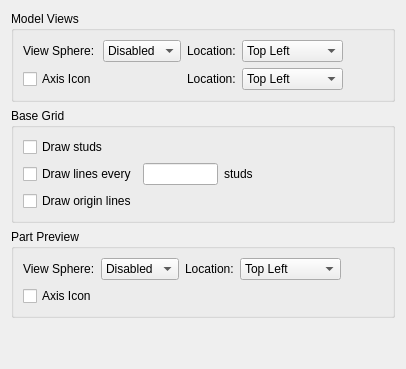
     <widget class="QWidget" name="tab">
      <attribute name="title">
       <string>Views</string>
      </attribute>
      <layout class="QVBoxLayout" name="verticalLayout_13">
       <item>
        <widget class="QGroupBox" name="groupBox_6">
         <property name="title">
          <string>Model Views</string>
         </property>
         <layout class="QGridLayout" name="gridLayout_3">
          <item row="1" column="0">
           <widget class="QCheckBox" name="AxisIconCheckBox">
            <property name="text">
             <string>Axis Icon</string>
            </property>
           </widget>
          </item>
          <item row="0" column="2">
           <widget class="QLabel" name="ViewSphereLocationLabel">
            <property name="text">
             <string>Location:</string>
            </property>
           </widget>
          </item>
          <item row="0" column="0">
           <widget class="QLabel" name="label_21">
            <property name="text">
             <string>View Sphere:</string>
            </property>
           </widget>
          </item>
          <item row="0" column="1">
           <widget class="QComboBox" name="ViewSphereSizeCombo">
            <item>
             <property name="text">
              <string>Disabled</string>
             </property>
            </item>
            <item>
             <property name="text">
              <string>Small</string>
             </property>
            </item>
            <item>
             <property name="text">
              <string>Medium</string>
             </property>
            </item>
            <item>
             <property name="text">
              <string>Large</string>
             </property>
            </item>
           </widget>
          </item>
          <item row="0" column="3">
           <widget class="QComboBox" name="ViewSphereLocationCombo">
            <item>
             <property name="text">
              <string>Top Left</string>
             </property>
            </item>
            <item>
             <property name="text">
              <string>Top Right</string>
             </property>
            </item>
            <item>
             <property name="text">
              <string>Bottom Left</string>
             </property>
            </item>
            <item>
             <property name="text">
              <string>Bottom Right</string>
             </property>
            </item>
           </widget>
          </item>
          <item row="0" column="4">
           <spacer name="horizontalSpacer_7">
            <property name="orientation">
             <enum>Qt::Orientation::Horizontal</enum>
            </property>
            <property name="sizeHint" stdset="0">
             <size>
              <width>40</width>
              <height>20</height>
             </size>
            </property>
           </spacer>
          </item>
          <item row="1" column="2">
           <widget class="QLabel" name="AxisIconLocationLabel">
            <property name="text">
             <string>Location:</string>
            </property>
           </widget>
          </item>
          <item row="1" column="3">
           <widget class="QComboBox" name="AxisIconLocationCombo">
            <item>
             <property name="text">
              <string>Top Left</string>
             </property>
            </item>
            <item>
             <property name="text">
              <string>Top Right</string>
             </property>
            </item>
            <item>
             <property name="text">
              <string>Bottom Left</string>
             </property>
            </item>
            <item>
             <property name="text">
              <string>Bottom Right</string>
             </property>
            </item>
           </widget>
          </item>
         </layout>
        </widget>
       </item>
       <item>
        <widget class="QGroupBox" name="groupBox_4">
         <property name="title">
          <string>Base Grid</string>
         </property>
         <layout class="QGridLayout" name="gridLayout_2">
          <item row="1" column="2">
           <widget class="QLabel" name="label">
            <property name="text">
             <string>studs</string>
            </property>
           </widget>
          </item>
          <item row="1" column="3">
           <spacer name="horizontalSpacer_5">
            <property name="orientation">
             <enum>Qt::Orientation::Horizontal</enum>
            </property>
            <property name="sizeHint" stdset="0">
             <size>
              <width>40</width>
              <height>20</height>
             </size>
            </property>
           </spacer>
          </item>
          <item row="1" column="0">
           <widget class="QCheckBox" name="gridLines">
            <property name="text">
             <string>Draw lines every</string>
            </property>
           </widget>
          </item>
          <item row="1" column="1">
           <widget class="QLineEdit" name="gridLineSpacing">
            <property name="maximumSize">
             <size>
              <width>75</width>
              <height>16777215</height>
             </size>
            </property>
           </widget>
          </item>
          <item row="2" column="0" colspan="3">
           <widget class="QCheckBox" name="GridOriginCheckBox">
            <property name="text">
             <string>Draw origin lines</string>
            </property>
           </widget>
          </item>
          <item row="0" column="0" colspan="3">
           <widget class="QCheckBox" name="gridStuds">
            <property name="text">
             <string>Draw studs</string>
            </property>
           </widget>
          </item>
         </layout>
        </widget>
       </item>
       <item>
        <widget class="QGroupBox" name="PreviewGroup">
         <property name="title">
          <string>Part Preview</string>
         </property>
         <layout class="QGridLayout" name="gridLayout_6">
          <item row="2" column="0" colspan="2">
           <widget class="QCheckBox" name="PreviewAxisIconCheckBox">
            <property name="text">
             <string>Axis Icon</string>
            </property>
           </widget>
          </item>
          <item row="1" column="3">
           <widget class="QComboBox" name="PreviewViewSphereLocationCombo">
            <item>
             <property name="text">
              <string>Top Left</string>
             </property>
            </item>
            <item>
             <property name="text">
              <string>Top Right</string>
             </property>
            </item>
            <item>
             <property name="text">
              <string>Bottom Left</string>
             </property>
            </item>
            <item>
             <property name="text">
              <string>Bottom Right</string>
             </property>
            </item>
           </widget>
          </item>
          <item row="1" column="2">
           <widget class="QLabel" name="PreviewViewSphereLocationLabel">
            <property name="text">
             <string>Location:</string>
            </property>
           </widget>
          </item>
          <item row="1" column="1">
           <widget class="QComboBox" name="PreviewViewSphereSizeCombo">
            <item>
             <property name="text">
              <string>Disabled</string>
             </property>
            </item>
            <item>
             <property name="text">
              <string>Small</string>
             </property>
            </item>
            <item>
             <property name="text">
              <string>Medium</string>
             </property>
            </item>
            <item>
             <property name="text">
              <string>Large</string>
             </property>
            </item>
           </widget>
          </item>
          <item row="1" column="0">
           <widget class="QLabel" name="label_8">
            <property name="text">
             <string>View Sphere:</string>
            </property>
           </widget>
          </item>
          <item row="1" column="4">
           <spacer name="horizontalSpacer_11">
            <property name="orientation">
             <enum>Qt::Orientation::Horizontal</enum>
            </property>
            <property name="sizeHint" stdset="0">
             <size>
              <width>40</width>
              <height>20</height>
             </size>
            </property>
           </spacer>
          </item>
         </layout>
        </widget>
       </item>
       <item>
        <spacer name="verticalSpacer_2">
         <property name="orientation">
          <enum>Qt::Orientation::Vertical</enum>
         </property>
         <property name="sizeHint" stdset="0">
          <size>
           <width>20</width>
           <height>40</height>
          </size>
         </property>
        </spacer>
       </item>
      </layout>
     </widget>
